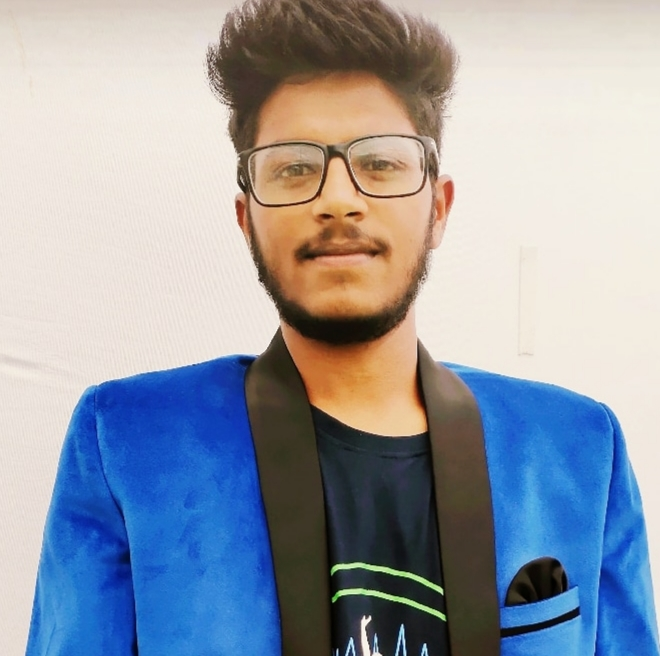
#> input picture Image.jpg, 660 x 656 px
$ jupyter execute BT19ECE060_DIP_A-2.ipynb
#> lines starting #> are read from the running program, lines starting #| are printed output that depends on the picture
BT19ECE060 \
Tarun Jaiswal

Task-->Read a color image,convert the color image to gray scale and dispaly both images. \
Make some part of that gray scale image total black and display it.Now subtract this to images andd display output image.

[cell 1]
import cv2
import numpy as np
import matplotlib.pyplot as plt

[cell 2]
img = cv2.imread("Image.jpg")
#> img is the input picture: shape (656, 660, 3); mean B, G, R 167.2, 157.1, 151.6
img = cv2.cvtColor(img, cv2.COLOR_BGR2RGB)

[cell 3]
plt.imshow(img)

[cell 4]
gray = 0.2989*img[:,:,0] + 0.5870*img[:,:,1] + 0.1140*img[:,:,2]
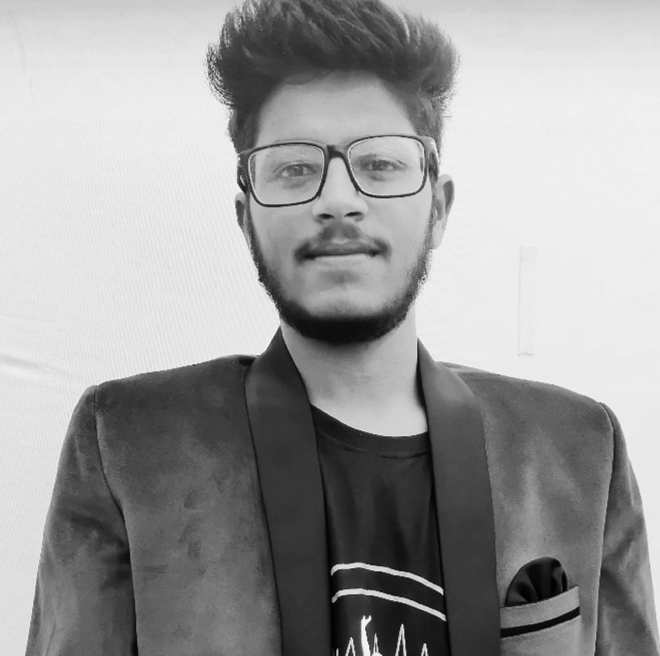
#> gray: shape (656, 660) float64; min 0.587, max 249, mean 156.6

[cell 5]
plt.imshow(gray, cmap='gray')

[cell 6]
threshold = 127
gray_new = np.zeros((img.shape[0], img.shape[1]))

[cell 7]
for i in range(len(gray)):
    for j in range(len(gray[i])):
        if(gray[i,j] < threshold):
            gray_new[i,j] = 0
        else:
            gray_new[i,j] = gray[i,j]
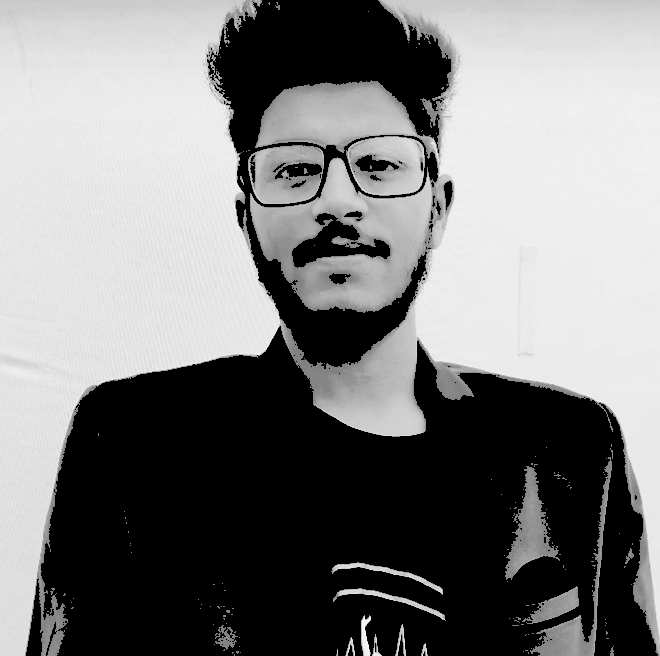
#> gray_new: shape (656, 660) float64; min 0, max 249, mean 125.7

[cell 8]
plt.imshow(gray_new, cmap='gray')

[cell 9]
sub_gray = gray - gray_new
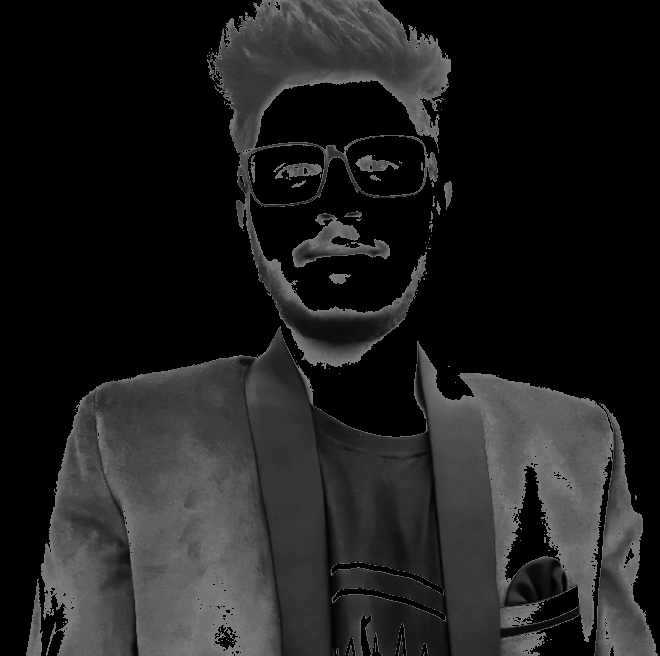
#> sub_gray: shape (656, 660) float64; min 0, max 127, mean 30.9
